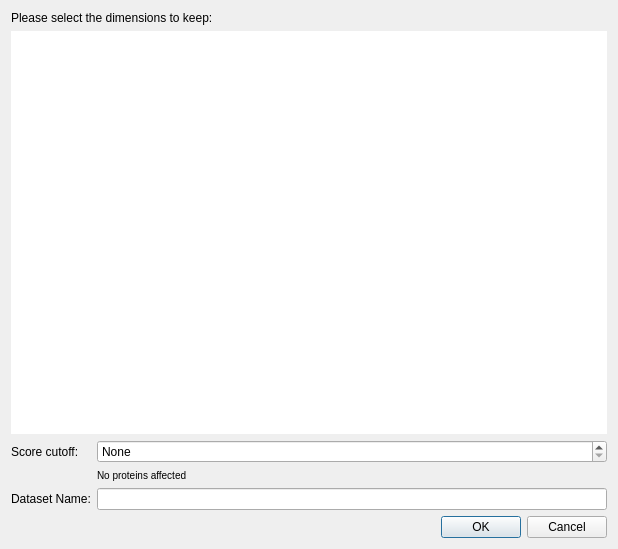
<?xml version="1.0" encoding="UTF-8"?>
<ui version="4.0">
 <class>SpawnDialog</class>
 <widget class="QDialog" name="SpawnDialog">
  <property name="geometry">
   <rect>
    <x>0</x>
    <y>0</y>
    <width>618</width>
    <height>549</height>
   </rect>
  </property>
  <property name="windowTitle">
   <string>Dialog</string>
  </property>
  <layout class="QVBoxLayout" name="verticalLayout">
   <item>
    <widget class="QLabel" name="label">
     <property name="text">
      <string>Please select the dimensions to keep:</string>
     </property>
    </widget>
   </item>
   <item>
    <widget class="GraphicsView" name="view">
     <property name="sizePolicy">
      <sizepolicy hsizetype="MinimumExpanding" vsizetype="MinimumExpanding">
       <horstretch>0</horstretch>
       <verstretch>0</verstretch>
      </sizepolicy>
     </property>
     <property name="frameShape">
      <enum>QFrame::NoFrame</enum>
     </property>
     <property name="frameShadow">
      <enum>QFrame::Plain</enum>
     </property>
     <property name="verticalScrollBarPolicy">
      <enum>Qt::ScrollBarAlwaysOff</enum>
     </property>
     <property name="horizontalScrollBarPolicy">
      <enum>Qt::ScrollBarAlwaysOff</enum>
     </property>
     <property name="sizeAdjustPolicy">
      <enum>QAbstractScrollArea::AdjustToContents</enum>
     </property>
     <property name="alignment">
      <set>Qt::AlignHCenter|Qt::AlignTop</set>
     </property>
     <property name="scrollingEnabled" stdset="0">
      <bool>false</bool>
     </property>
    </widget>
   </item>
   <item>
    <layout class="QFormLayout" name="formLayout">
     <item row="1" column="0">
      <widget class="QLabel" name="label_2">
       <property name="text">
        <string>Dataset Name:</string>
       </property>
      </widget>
     </item>
     <item row="1" column="1">
      <widget class="QLineEdit" name="nameEdit"/>
     </item>
     <item row="0" column="0">
      <widget class="QLabel" name="scoreLabel">
       <property name="text">
        <string>Score cutoff:</string>
       </property>
      </widget>
     </item>
     <item row="0" column="1">
      <layout class="QVBoxLayout" name="verticalLayout_2">
       <item>
        <widget class="QDoubleSpinBox" name="scoreSpinBox">
         <property name="specialValueText">
          <string>None</string>
         </property>
         <property name="singleStep">
          <double>0.100000000000000</double>
         </property>
        </widget>
       </item>
       <item>
        <widget class="QLabel" name="scoreNote">
         <property name="text">
          <string>&lt;small&gt;No proteins affected&lt;/small&gt;</string>
         </property>
        </widget>
       </item>
      </layout>
     </item>
    </layout>
   </item>
   <item>
    <widget class="QDialogButtonBox" name="buttonBox">
     <property name="orientation">
      <enum>Qt::Horizontal</enum>
     </property>
     <property name="standardButtons">
      <set>QDialogButtonBox::Cancel|QDialogButtonBox::Ok</set>
     </property>
    </widget>
   </item>
  </layout>
 </widget>
 <customwidgets>
  <customwidget>
   <class>GraphicsView</class>
   <extends>QGraphicsView</extends>
   <header>src/widgets/graphicsview.h</header>
  </customwidget>
 </customwidgets>
 <resources/>
 <connections>
  <connection>
   <sender>buttonBox</sender>
   <signal>accepted()</signal>
   <receiver>SpawnDialog</receiver>
   <slot>accept()</slot>
   <hints>
    <hint type="sourcelabel">
     <x>248</x>
     <y>254</y>
    </hint>
    <hint type="destinationlabel">
     <x>157</x>
     <y>274</y>
    </hint>
   </hints>
  </connection>
  <connection>
   <sender>buttonBox</sender>
   <signal>rejected()</signal>
   <receiver>SpawnDialog</receiver>
   <slot>reject()</slot>
   <hints>
    <hint type="sourcelabel">
     <x>316</x>
     <y>260</y>
    </hint>
    <hint type="destinationlabel">
     <x>286</x>
     <y>274</y>
    </hint>
   </hints>
  </connection>
 </connections>
</ui>
